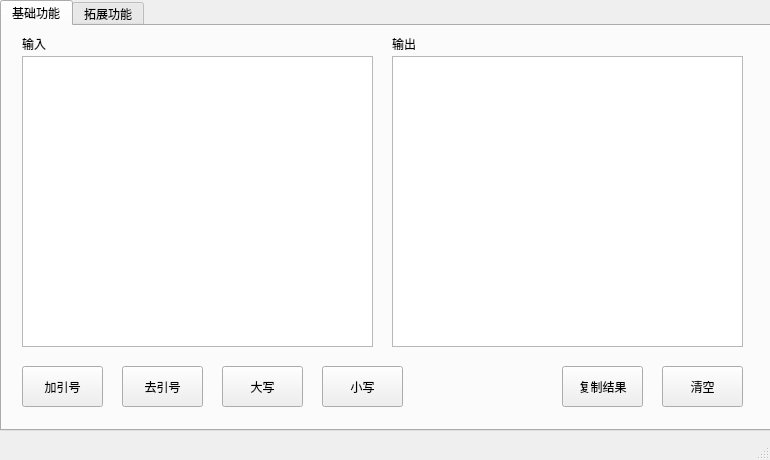
<?xml version="1.0" encoding="UTF-8"?>
<ui version="4.0">
 <class>MainWindow</class>
 <widget class="QMainWindow" name="MainWindow">
  <property name="geometry">
   <rect>
    <x>0</x>
    <y>0</y>
    <width>770</width>
    <height>460</height>
   </rect>
  </property>
  <property name="windowTitle">
   <string>MainWindow</string>
  </property>
  <widget class="QWidget" name="centralwidget">
   <widget class="QTabWidget" name="tabWidget">
    <property name="geometry">
     <rect>
      <x>0</x>
      <y>0</y>
      <width>771</width>
      <height>431</height>
     </rect>
    </property>
    <property name="currentIndex">
     <number>0</number>
    </property>
    <widget class="QWidget" name="tab">
     <attribute name="title">
      <string>基础功能</string>
     </attribute>
     <widget class="QTextEdit" name="textEdit_input1">
      <property name="geometry">
       <rect>
        <x>20</x>
        <y>30</y>
        <width>351</width>
        <height>291</height>
       </rect>
      </property>
     </widget>
     <widget class="QPushButton" name="pushButton_unquote">
      <property name="geometry">
       <rect>
        <x>120</x>
        <y>340</y>
        <width>81</width>
        <height>41</height>
       </rect>
      </property>
      <property name="text">
       <string>去引号</string>
      </property>
     </widget>
     <widget class="QPushButton" name="pushButton_upper">
      <property name="geometry">
       <rect>
        <x>220</x>
        <y>340</y>
        <width>81</width>
        <height>41</height>
       </rect>
      </property>
      <property name="text">
       <string>大写</string>
      </property>
     </widget>
     <widget class="QPushButton" name="pushButton_lower">
      <property name="geometry">
       <rect>
        <x>320</x>
        <y>340</y>
        <width>81</width>
        <height>41</height>
       </rect>
      </property>
      <property name="text">
       <string>小写</string>
      </property>
     </widget>
     <widget class="QPushButton" name="pushButton_clear1">
      <property name="geometry">
       <rect>
        <x>660</x>
        <y>340</y>
        <width>81</width>
        <height>41</height>
       </rect>
      </property>
      <property name="text">
       <string>清空</string>
      </property>
     </widget>
     <widget class="QPushButton" name="pushButton_quote">
      <property name="geometry">
       <rect>
        <x>20</x>
        <y>340</y>
        <width>81</width>
        <height>41</height>
       </rect>
      </property>
      <property name="text">
       <string>加引号</string>
      </property>
     </widget>
     <widget class="QLabel" name="label">
      <property name="geometry">
       <rect>
        <x>20</x>
        <y>10</y>
        <width>72</width>
        <height>15</height>
       </rect>
      </property>
      <property name="text">
       <string>输入</string>
      </property>
     </widget>
     <widget class="QTextEdit" name="textEdit_output1">
      <property name="geometry">
       <rect>
        <x>390</x>
        <y>30</y>
        <width>351</width>
        <height>291</height>
       </rect>
      </property>
     </widget>
     <widget class="QLabel" name="label_2">
      <property name="geometry">
       <rect>
        <x>390</x>
        <y>10</y>
        <width>72</width>
        <height>16</height>
       </rect>
      </property>
      <property name="text">
       <string>输出</string>
      </property>
     </widget>
     <widget class="QPushButton" name="pushButton_copy1">
      <property name="geometry">
       <rect>
        <x>560</x>
        <y>340</y>
        <width>81</width>
        <height>41</height>
       </rect>
      </property>
      <property name="text">
       <string>复制结果</string>
      </property>
     </widget>
    </widget>
    <widget class="QWidget" name="tab_2">
     <attribute name="title">
      <string>拓展功能</string>
     </attribute>
     <widget class="QLabel" name="label_5">
      <property name="geometry">
       <rect>
        <x>20</x>
        <y>340</y>
        <width>72</width>
        <height>15</height>
       </rect>
      </property>
      <property name="text">
       <string>拼接方式</string>
      </property>
     </widget>
     <widget class="QComboBox" name="comboBox_assignment">
      <property name="geometry">
       <rect>
        <x>20</x>
        <y>360</y>
        <width>121</width>
        <height>22</height>
       </rect>
      </property>
     </widget>
     <widget class="QPushButton" name="pushButton_add">
      <property name="geometry">
       <rect>
        <x>160</x>
        <y>340</y>
        <width>81</width>
        <height>41</height>
       </rect>
      </property>
      <property name="text">
       <string>新增</string>
      </property>
     </widget>
     <widget class="QPushButton" name="pushButton_generatesql">
      <property name="geometry">
       <rect>
        <x>360</x>
        <y>340</y>
        <width>81</width>
        <height>41</height>
       </rect>
      </property>
      <property name="text">
       <string>生成</string>
      </property>
     </widget>
     <widget class="QPushButton" name="pushButton_clear2">
      <property name="geometry">
       <rect>
        <x>660</x>
        <y>340</y>
        <width>81</width>
        <height>41</height>
       </rect>
      </property>
      <property name="text">
       <string>清空</string>
      </property>
     </widget>
     <widget class="QPushButton" name="pushButton_delete">
      <property name="geometry">
       <rect>
        <x>260</x>
        <y>340</y>
        <width>81</width>
        <height>41</height>
       </rect>
      </property>
      <property name="text">
       <string>删除</string>
      </property>
     </widget>
     <widget class="QTableWidget" name="tableWidget_input2">
      <property name="geometry">
       <rect>
        <x>20</x>
        <y>30</y>
        <width>351</width>
        <height>291</height>
       </rect>
      </property>
     </widget>
     <widget class="QLabel" name="label_3">
      <property name="geometry">
       <rect>
        <x>20</x>
        <y>10</y>
        <width>72</width>
        <height>15</height>
       </rect>
      </property>
      <property name="text">
       <string>输入</string>
      </property>
     </widget>
     <widget class="QLabel" name="label_4">
      <property name="geometry">
       <rect>
        <x>390</x>
        <y>10</y>
        <width>72</width>
        <height>16</height>
       </rect>
      </property>
      <property name="text">
       <string>输出</string>
      </property>
     </widget>
     <widget class="QPushButton" name="pushButton_copy2">
      <property name="geometry">
       <rect>
        <x>560</x>
        <y>340</y>
        <width>81</width>
        <height>41</height>
       </rect>
      </property>
      <property name="text">
       <string>复制结果</string>
      </property>
     </widget>
     <widget class="QTextEdit" name="textEdit_output2">
      <property name="geometry">
       <rect>
        <x>390</x>
        <y>30</y>
        <width>351</width>
        <height>291</height>
       </rect>
      </property>
     </widget>
     <widget class="QCheckBox" name="checkBox">
      <property name="geometry">
       <rect>
        <x>90</x>
        <y>340</y>
        <width>51</width>
        <height>19</height>
       </rect>
      </property>
      <property name="text">
       <string>分页</string>
      </property>
     </widget>
    </widget>
   </widget>
  </widget>
  <widget class="QMenuBar" name="menubar">
   <property name="geometry">
    <rect>
     <x>0</x>
     <y>0</y>
     <width>770</width>
     <height>26</height>
    </rect>
   </property>
  </widget>
  <widget class="QStatusBar" name="statusbar"/>
 </widget>
 <resources/>
 <connections/>
</ui>
